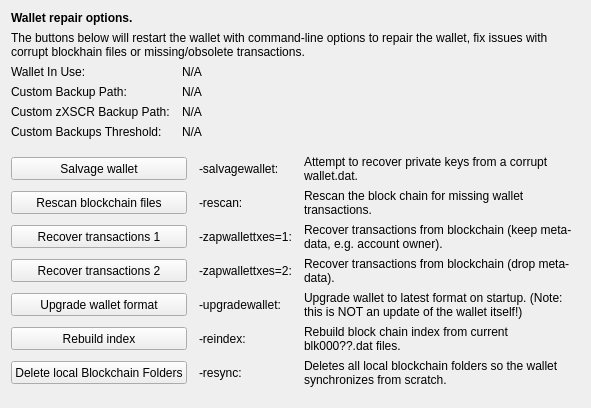
     <widget class="QWidget" name="tab_repair">
      <attribute name="title">
       <string>&amp;Wallet Repair</string>
      </attribute>
      <layout class="QGridLayout" name="gridLayout_4" columnstretch="0,0,0,0">
       <property name="horizontalSpacing">
        <number>12</number>
       </property>
       <item row="0" column="0" colspan="4">
        <widget class="QLabel" name="label_repair_header">
         <property name="font">
          <font>
           <weight>75</weight>
           <bold>true</bold>
          </font>
         </property>
         <property name="text">
          <string>Wallet repair options.</string>
         </property>
        </widget>
       </item>
       <item row="1" column="0" colspan="4">
        <widget class="QLabel" name="label_repair_helptext">
         <property name="font">
          <font>
           <weight>50</weight>
           <bold>false</bold>
          </font>
         </property>
         <property name="text">
          <string>The buttons below will restart the wallet with command-line options to repair the wallet, fix issues with corrupt blockhain files or missing/obsolete transactions.</string>
         </property>
         <property name="wordWrap">
          <bool>true</bool>
         </property>
        </widget>
       </item>
       <item row="2" column="0">
        <widget class="QLabel" name="wallet_path_label">
         <property name="text">
          <string>Wallet In Use:</string>
         </property>
        </widget>
       </item>
       <item row="2" column="1" colspan="3">
        <widget class="QLabel" name="wallet_path">
         <property name="cursor">
          <cursorShape>IBeamCursor</cursorShape>
         </property>
         <property name="text">
          <string>N/A</string>
         </property>
         <property name="textFormat">
          <enum>Qt::PlainText</enum>
         </property>
         <property name="textInteractionFlags">
          <set>Qt::LinksAccessibleByMouse|Qt::TextSelectableByKeyboard|Qt::TextSelectableByMouse</set>
         </property>
        </widget>
       </item>
       <item row="3" column="0">
        <widget class="QLabel" name="wallet_custombackuppath_label">
         <property name="text">
          <string>Custom Backup Path:</string>
         </property>
         <property name="visible">
          <bool>false</bool>
         </property>
        </widget>
       </item>
       <item row="3" column="1" colspan="3">
        <widget class="QLabel" name="wallet_custombackuppath">
         <property name="cursor">
          <cursorShape>IBeamCursor</cursorShape>
         </property>
         <property name="text">
          <string>N/A</string>
         </property>
         <property name="textFormat">
          <enum>Qt::PlainText</enum>
         </property>
         <property name="textInteractionFlags">
          <set>Qt::LinksAccessibleByMouse|Qt::TextSelectableByKeyboard|Qt::TextSelectableByMouse</set>
         </property>
         <property name="visible">
          <bool>false</bool>
         </property>
        </widget>
       </item>
       <item row="4" column="0">
        <widget class="QLabel" name="wallet_customzxscrbackuppath_label">
         <property name="text">
          <string>Custom zXSCR Backup Path:</string>
         </property>
         <property name="visible">
          <bool>false</bool>
         </property>
        </widget>
       </item>
       <item row="4" column="1" colspan="3">
        <widget class="QLabel" name="wallet_customzxscrbackuppath">
         <property name="cursor">
          <cursorShape>IBeamCursor</cursorShape>
         </property>
         <property name="text">
          <string>N/A</string>
         </property>
         <property name="textFormat">
          <enum>Qt::PlainText</enum>
         </property>
         <property name="textInteractionFlags">
          <set>Qt::LinksAccessibleByMouse|Qt::TextSelectableByKeyboard|Qt::TextSelectableByMouse</set>
         </property>
         <property name="visible">
          <bool>false</bool>
         </property>
        </widget>
       </item>
       <item row="5" column="0">
        <widget class="QLabel" name="wallet_custombackupthreshold_label">
         <property name="text">
          <string>Custom Backups Threshold:</string>
         </property>
         <property name="visible">
          <bool>false</bool>
         </property>
        </widget>
       </item>
       <item row="5" column="1" colspan="3">
        <widget class="QLabel" name="wallet_custombackupthreshold">
         <property name="cursor">
          <cursorShape>IBeamCursor</cursorShape>
         </property>
         <property name="text">
          <string>N/A</string>
         </property>
         <property name="textFormat">
          <enum>Qt::PlainText</enum>
         </property>
         <property name="textInteractionFlags">
          <set>Qt::LinksAccessibleByMouse|Qt::TextSelectableByKeyboard|Qt::TextSelectableByMouse</set>
         </property>
         <property name="visible">
          <bool>false</bool>
         </property>
        </widget>
       </item>
       <item row="6" column="0">
        <spacer name="verticalSpacer_repair1">
         <property name="orientation">
          <enum>Qt::Vertical</enum>
         </property>
         <property name="sizeHint" stdset="0">
          <size>
           <width>10</width>
           <height>10</height>
          </size>
         </property>
        </spacer>
       </item>
       <item row="7" column="0" colspan="2">
        <widget class="QPushButton" name="btn_salvagewallet">
         <property name="minimumSize">
          <size>
           <width>100</width>
           <height>23</height>
          </size>
         </property>
         <property name="text">
          <string>Salvage wallet</string>
         </property>
        </widget>
       </item>
       <item row="7" column="2">
        <widget class="QLabel" name="label_repair_salvage_command">
         <property name="text">
          <string notr="true">-salvagewallet:</string>
         </property>
        </widget>
       </item>
       <item row="7" column="3">
        <widget class="QLabel" name="label_repair_salvage">
         <property name="text">
          <string>Attempt to recover private keys from a corrupt wallet.dat.</string>
         </property>
         <property name="wordWrap">
          <bool>true</bool>
         </property>
        </widget>
       </item>
       <item row="8" column="0" colspan="2">
        <widget class="QPushButton" name="btn_rescan">
         <property name="minimumSize">
          <size>
           <width>100</width>
           <height>23</height>
          </size>
         </property>
         <property name="text">
          <string>Rescan blockchain files</string>
         </property>
        </widget>
       </item>
       <item row="8" column="2">
        <widget class="QLabel" name="label_repair_rescan_command">
         <property name="text">
          <string notr="true">-rescan:</string>
         </property>
        </widget>
       </item>
       <item row="8" column="3">
        <widget class="QLabel" name="label_repair_rescan">
         <property name="text">
          <string>Rescan the block chain for missing wallet transactions.</string>
         </property>
         <property name="wordWrap">
          <bool>true</bool>
         </property>
        </widget>
       </item>
       <item row="9" column="0" colspan="2">
        <widget class="QPushButton" name="btn_zapwallettxes1">
         <property name="minimumSize">
          <size>
           <width>100</width>
           <height>23</height>
          </size>
         </property>
         <property name="text">
          <string>Recover transactions 1</string>
         </property>
        </widget>
       </item>
       <item row="9" column="2">
        <widget class="QLabel" name="label_repair_zap1_command">
         <property name="text">
          <string notr="true">-zapwallettxes=1:</string>
         </property>
        </widget>
       </item>
       <item row="9" column="3">
        <widget class="QLabel" name="label_repair_zap1">
         <property name="text">
          <string>Recover transactions from blockchain (keep meta-data, e.g. account owner).</string>
         </property>
         <property name="wordWrap">
          <bool>true</bool>
         </property>
        </widget>
       </item>
       <item row="10" column="0" colspan="2">
        <widget class="QPushButton" name="btn_zapwallettxes2">
         <property name="minimumSize">
          <size>
           <width>100</width>
           <height>23</height>
          </size>
         </property>
         <property name="text">
          <string>Recover transactions 2</string>
         </property>
        </widget>
       </item>
       <item row="10" column="2">
        <widget class="QLabel" name="label_repair_zap2_command">
         <property name="text">
          <string notr="true">-zapwallettxes=2:</string>
         </property>
        </widget>
       </item>
       <item row="10" column="3">
        <widget class="QLabel" name="label_repair_zap2">
         <property name="text">
          <string>Recover transactions from blockchain (drop meta-data).</string>
         </property>
         <property name="wordWrap">
          <bool>true</bool>
         </property>
        </widget>
       </item>
       <item row="11" column="0" colspan="2">
        <widget class="QPushButton" name="btn_upgradewallet">
         <property name="minimumSize">
          <size>
           <width>100</width>
           <height>23</height>
          </size>
         </property>
         <property name="text">
          <string>Upgrade wallet format</string>
         </property>
        </widget>
       </item>
       <item row="11" column="2">
        <widget class="QLabel" name="label_repair_upgrade_command">
         <property name="text">
          <string notr="true">-upgradewallet:</string>
         </property>
        </widget>
       </item>
       <item row="11" column="3">
        <widget class="QLabel" name="label_repair_upgrade">
         <property name="text">
          <string>Upgrade wallet to latest format on startup. (Note: this is NOT an update of the wallet itself!)</string>
         </property>
         <property name="wordWrap">
          <bool>true</bool>
         </property>
        </widget>
       </item>
       <item row="12" column="0" colspan="2">
        <widget class="QPushButton" name="btn_reindex">
         <property name="minimumSize">
          <size>
           <width>100</width>
           <height>23</height>
          </size>
         </property>
         <property name="text">
          <string>Rebuild index</string>
         </property>
        </widget>
       </item>
       <item row="12" column="2">
        <widget class="QLabel" name="label_repair_reindex_command">
         <property name="text">
          <string notr="true">-reindex:</string>
         </property>
        </widget>
       </item>
       <item row="12" column="3">
        <widget class="QLabel" name="label_repair_reindex">
         <property name="text">
          <string>Rebuild block chain index from current blk000??.dat files.</string>
         </property>
         <property name="wordWrap">
          <bool>true</bool>
         </property>
        </widget>
       </item>
       <item row="13" column="0" colspan="2">
        <widget class="QPushButton" name="btn_resync">
         <property name="minimumSize">
          <size>
           <width>100</width>
           <height>23</height>
          </size>
         </property>
         <property name="text">
          <string>Delete local Blockchain Folders</string>
         </property>
        </widget>
       </item>
       <item row="13" column="2">
        <widget class="QLabel" name="label_repair_resync_command">
         <property name="text">
          <string>-resync:</string>
         </property>
        </widget>
       </item>
       <item row="13" column="3">
        <widget class="QLabel" name="label_repair_resync">
         <property name="text">
          <string>Deletes all local blockchain folders so the wallet synchronizes from scratch.</string>
         </property>
         <property name="wordWrap">
          <bool>true</bool>
         </property>
        </widget>
       </item>
       <item row="14" column="0">
        <spacer name="verticalSpacer_repair2">
         <property name="orientation">
          <enum>Qt::Vertical</enum>
         </property>
         <property name="sizeHint" stdset="0">
          <size>
           <width>20</width>
           <height>10</height>
          </size>
         </property>
        </spacer>
       </item>
      </layout>
     </widget>
